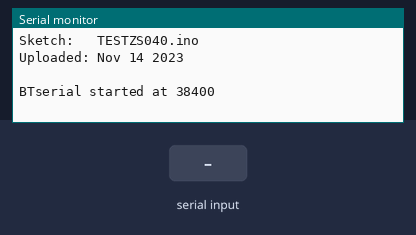
Recording of a sketch running on a simulated Arduino Uno, built with avr-gcc and run on an emulated ATmega328P. On the bench: the last lines printed to the serial monitor. The test bench sets the inputs (shaded band).

Above: at 1.2 s.
1.3 s: "1\n" received over Serial
At 2.0 s:
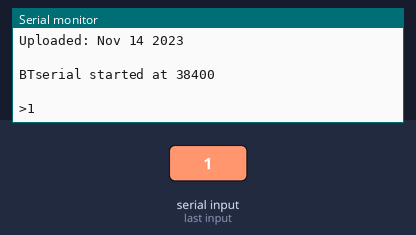
2.8 s: "1\n" received over the second serial link
At 4.0 s:
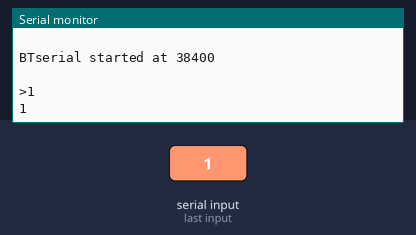
4.3 s: byte 10 (10) received over Serial
At 5.5 s:
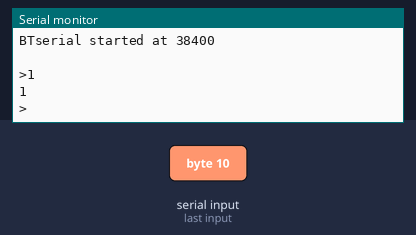
5.8 s: "0\n" received over Serial
At 6.6 s:
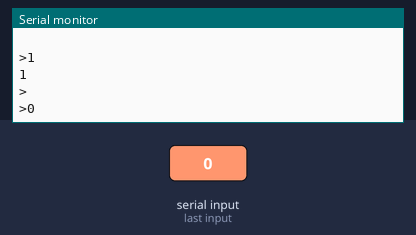
7.3 s: "0\n" received over the second serial link
At 7.7 s:
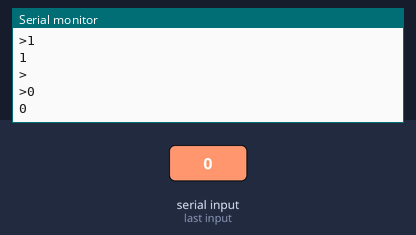

The sketch:

TESTZS040.ino
```cpp
//  Sketc: basicSerialWithNL_001
//
//  Uses hardware serial to talk to the host computer and software serial
//  for communication with the Bluetooth module
//  Intended for Bluetooth devices that require line end characters "\r\n"
//
//  Pins
//  Arduino 5V out TO BT VCC
//  Arduino GND to BT GND
//  Arduino D9 to BT RX through a voltage divider
//  Arduino D8 BT TX (no need voltage divider)
//
//  When a command is entered in the serial monitor on the computer
//  the Arduino will relay it to the bluetooth module and display the result.
//


#include <SoftwareSerial.h>
SoftwareSerial BTserial(0, 1); // RX | TX

const long baudRate = 38400;
char c=' ';
boolean NL = true;

void setup()
{
    Serial.begin(9600);
    Serial.print("Sketch:   ");   Serial.println(__FILE__);
    Serial.print("Uploaded: ");   Serial.println(__DATE__);
    Serial.println(" ");

    BTserial.begin(baudRate);
    Serial.print("BTserial started at "); Serial.println(baudRate);
    Serial.println(" ");
}

void loop()
{

    // Read from the Bluetooth module and send to the Arduino Serial Monitor
    if (BTserial.available())
    {
        c = BTserial.read();
        Serial.write(c);
    }


    // Read from the Serial Monitor and send to the Bluetooth module
    if (Serial.available())
    {
        c = Serial.read();
        BTserial.write(c);

        // Echo the user input to the main window. The ">" character indicates the user entered text.
        if (NL) { Serial.print(">");  NL = false; }
        Serial.write(c);
        if (c==10) { NL = true; }
    }

}
```

Measured:
- after the input at 1.3 s, the serial monitor: prints a new line at once (image 1)
- after the input at 2.8 s, the serial monitor: prints a new line at once (image 2)
- after the input at 4.3 s, the serial monitor: prints a new line at once (image 3)
- after the input at 5.8 s, the serial monitor: prints a new line at once (image 4)
- after the input at 7.3 s, the serial monitor: prints a new line at once (image 5)
